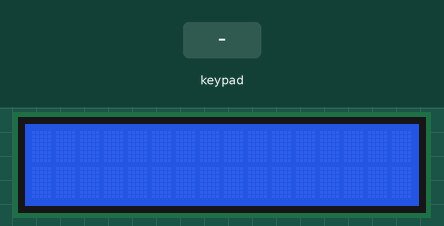
A sketch run on a simulated Arduino Uno, built with avr-gcc and run on an emulated ATmega328P. Shown: 16×2 character LCD. The test bench sets the inputs (shaded band).

Above: at 1.2 s.
1.3 s: keypad keys 6 7 8 9 # pressed 0.4 s apart
At 3.3 s:
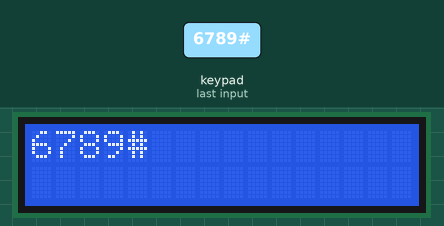
4.8 s: key '*' pressed
At 5.8 s:
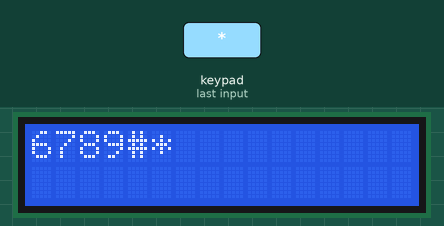
6.3 s: key '#' pressed
At 7.1 s:
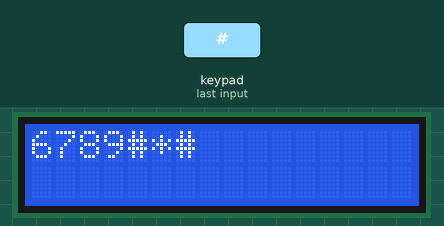
7.8 s: keypad keys 6 7 8 9 * pressed 0.4 s apart
At 10.5 s:
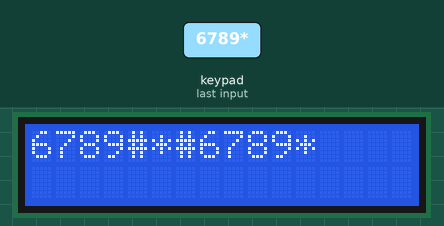
11.3 s: keypad keys 1 0 1 3 1 # pressed 0.4 s apart
At 14.7 s:
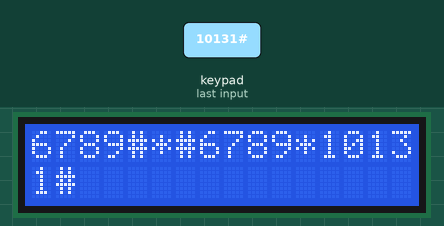
15.2 s: keypad keys 1 0 1 3 1 * pressed 0.4 s apart
At 17.7 s:
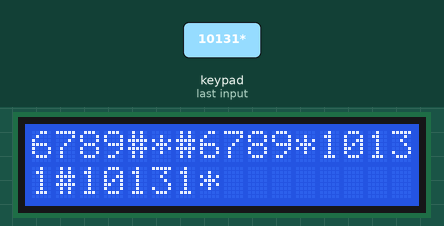
Timing chart, 0 to 19.2 s (numbered marks = the images above; inputs shaded):
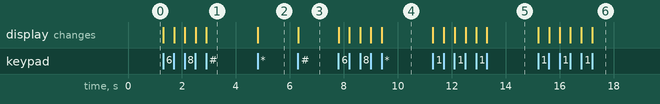

Measured:
- after the input at 1.3 s, the display: first changes at once (image 1 shows a later state)
- after the input at 4.8 s, the display: changes at once (image 2)
- after the input at 6.3 s, the display: changes at once (image 3)
- after the input at 7.8 s, the display: first changes at once (image 4 shows a later state)
- after the input at 11.3 s, the display: first changes at once (image 5 shows a later state)
- after the input at 15.2 s, the display: first changes at once (image 6 shows a later state)

The sketch:

lcd.ino
```cpp
#include <Key.h>
#include <Keypad.h>
#include <LiquidCrystal.h>

const byte rows = 4;
const byte cols = 3;
char keys[rows][cols] = {
  {'1','2','3'},
  {'4','5','6'},
  {'7','8','9'},
  {'*','0','#'}
};
byte rowPins[rows] = {6, 7, 8, 9};
byte colPins[cols] = {10, 13 , 1};
Keypad key = Keypad( makeKeymap(keys), rowPins, colPins, rows, cols );


const int rs = 12, en = 11, d4 = 5, d5 = 4, d6 = 3, d7 = 2;
LiquidCrystal lcd(rs, en, d4, d5, d6, d7);

void setup() {
  lcd.begin(16, 2);
}

void loop() {

  for(int i = 0 ; i < 2 ; i++)
  {
    for(int j = 0 ; j < 16 ; j++)
    {
      char c = key.waitForKey();
      lcd.setCursor(j,i);
      lcd.print(c);
    }
  }
  lcd.clear();
}
```
